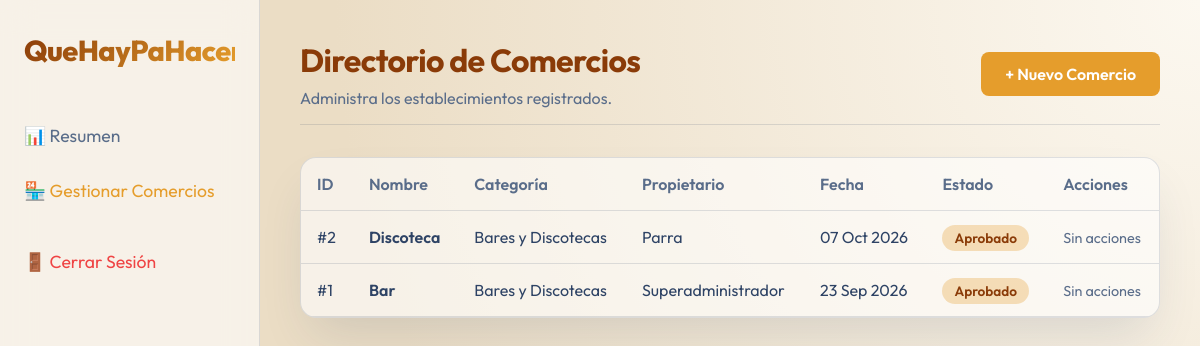
The page /comercios.php (signed in) on the database its author committed.
### tables this page shows
CREATE TABLE `comercios` (
  `id_comercio` int(11) NOT NULL AUTO_INCREMENT,
  `nombre` varchar(150) NOT NULL,
  `descripcion` text DEFAULT NULL,
  `direccion` varchar(255) NOT NULL,
  `telefono` varchar(20) DEFAULT NULL,
  `id_usuario_propietario` int(11) NOT NULL,
  `id_categoria` int(11) NOT NULL,
  `estado` enum('Pendiente','Aprobado','Rechazado') DEFAULT 'Pendiente',
  `fecha_creacion` datetime DEFAULT current_timestamp(),
  PRIMARY KEY (`id_comercio`),
  KEY `id_usuario_propietario` (`id_usuario_propietario`),
  KEY `id_categoria` (`id_categoria`),
  CONSTRAINT `comercios_ibfk_1` FOREIGN KEY (`id_usuario_propietario`) REFERENCES `usuarios` (`id_usuario`) ON DELETE CASCADE,
  CONSTRAINT `comercios_ibfk_2` FOREIGN KEY (`id_categoria`) REFERENCES `categorias` (`id_categoria`)
);

CREATE TABLE `categorias` (
  `id_categoria` int(11) NOT NULL AUTO_INCREMENT,
  `nombre` varchar(100) NOT NULL,
  `tipo` enum('Comercio','Turismo') NOT NULL,
  `descripcion` text DEFAULT NULL,
  PRIMARY KEY (`id_categoria`)
);

CREATE TABLE `usuarios` (
  `id_usuario` int(11) NOT NULL AUTO_INCREMENT,
  `nombre` varchar(100) NOT NULL,
  `email` varchar(150) NOT NULL,
  `password_hash` varchar(255) NOT NULL,
  `id_rol` int(11) NOT NULL,
  `fecha_registro` datetime DEFAULT current_timestamp(),
  `activo` tinyint(1) DEFAULT 1,
  PRIMARY KEY (`id_usuario`),
  UNIQUE KEY `email` (`email`),
  KEY `id_rol` (`id_rol`),
  CONSTRAINT `usuarios_ibfk_1` FOREIGN KEY (`id_rol`) REFERENCES `roles` (`id_rol`)
);

### comercios.php (the view, shortened to what this page needs)
<?php
require 'includes/db.php';
$comercios = [];
try {
    $sql = "SELECT c.id_comercio, c.nombre, c.estado, c.fecha_creacion, cat.nombre as categoria, u.nombre as propietario
            FROM Comercios c
            JOIN Categorias cat ON c.id_categoria = cat.id_categoria
            JOIN Usuarios u ON c.id_usuario_propietario = u.id_usuario
            ORDER BY c.fecha_creacion DESC";
    $stmt = $pdo->query($sql);
    $comercios = $stmt->fetchAll();
} catch (Exception $e) {
    $error = "Error al obtener comercios: " . $e->getMessage();
}
?>
<!DOCTYPE html>
<html lang="es">
<head>
    <link rel="stylesheet" href="assets/css/styles.css">
</head>
<body>
    <div class="dashboard-container">
        <aside class="sidebar">
            <h2 class="auth-logo" style="font-size: 1.8rem;">QueHayPaHacer</h2>
            <ul class="sidebar-nav">
                <li><a href="dashboard.php">📊 Resumen</a></li>
                <li><a href="comercios.php" class="active">🏪 Gestionar Comercios</a></li>
                <li style="margin-top: 2rem;"><a href="logout.php" style="color: #ef4444;">🚪 Cerrar Sesión</a></li>
            </ul>
        </aside>
        <main class="main-content fade-in-up">
            <div class="header">
                <div>
                    <h1 style="margin-bottom: 0.5rem;">Directorio de Comercios</h1>
                    <p style="color: var(--text-muted);">Administra los establecimientos registrados.</p>
                </div>
                <div>
                    <a href="crear_comercio.php" class="btn btn-primary">+ Nuevo Comercio</a>
                </div>
            </div>
            <div class="glass-panel table-container">
                <table>
                    <thead>
                        <tr>
                            <th>ID</th>
                            <th>Nombre</th>
                            <th>Categoría</th>
                            <th>Propietario</th>
                            <th>Fecha</th>
                            <th>Estado</th>
                            <th>Acciones</th>
                        </tr>
                    </thead>
                    <tbody>
                        <?php if (count($comercios) > 0): ?>
                            <?php foreach ($comercios as $c): ?>
                            <tr>
                                <td>#<?php echo $c->id_comercio; ?></td>
                                <td style="font-weight: 600;"><?php echo htmlspecialchars($c->nombre); ?></td>
                                <td><?php echo htmlspecialchars($c->categoria); ?></td>
                                <td><?php echo htmlspecialchars($c->propietario); ?></td>
                                <td><?php echo date('d M Y', strtotime($c->fecha_creacion)); ?></td>
                                <td>
                                    <span class="badge badge-<?php echo strtolower($c->estado); ?>">
                                        <?php echo $c->estado; ?>
                                    </span>
                                </td>
                                <td>
                                    <?php if ($c->estado == 'Pendiente' && $_SESSION['usuario_rol'] == 1): ?>
                                        <div style="display: flex; gap: 0.5rem;">
                                            <a href="cambiar_estado_comercio.php?id=<?php echo $c->id_comercio; ?>&estado=Aprobado"
                                               class="btn" style="padding: 0.2rem 0.6rem; font-size: 0.8rem; background-color: var(--secondary-color); color: white;">Aprobar</a>
                                            <a href="cambiar_estado_comercio.php?id=<?php echo $c->id_comercio; ?>&estado=Rechazado"
                                               class="btn" style="padding: 0.2rem 0.6rem; font-size: 0.8rem; background-color: #ef4444; color: white;">Rechazar</a>
                                        </div>
                                    <?php else: ?>
                                        <span style="color: var(--text-muted); font-size: 0.9rem;">Sin acciones</span>
                                    <?php endif; ?>
                                </td>
                            </tr>
                            <?php endforeach; ?>
                        <?php else: ?>
                            <tr>
                                <td colspan="7" style="text-align: center; color: var(--text-muted);">No hay comercios registrados aún.</td>
                            </tr>
                        <?php endif; ?>
                    </tbody>
                </table>
            </div>
        </main>
    </div>
</body>
</html>

### assets/css/styles.css (style rules this page uses)
:root { --primary-color: #E59D2C; --primary-hover: #CC8A24; --secondary-color: #F3D58D; --accent-color: #F59E0B; --bg-main: #EBDDC5; --bg-card: rgba(255, 255, 255, 0.6); --text-main: #2E4365; --text-muted: #5A6D8A; --border-color: rgba(46, 67, 101, 0.15); --glass-blur: blur(16px); --border-radius: 16px; --transition: all 0.3s ease; }
* { margin: 0; padding: 0; box-sizing: border-box; font-family: 'Outfit', sans-serif; }
body { background-color: var(--bg-main); color: var(--text-main); min-height: 100vh; display: flex; flex-direction: column; background: radial-gradient(circle at top right, #fcf8f0, var(--bg-main) 60%); background-attachment: fixed; }
h1, h2, h3, h4 { font-weight: 700; letter-spacing: -0.02em; color: #8A3B08; }
a { color: var(--primary-color); text-decoration: none; transition: var(--transition); }
.glass-panel { background: var(--bg-card); backdrop-filter: var(--glass-blur); -webkit-backdrop-filter: var(--glass-blur); border: 1px solid var(--border-color); border-radius: var(--border-radius); box-shadow: 0 25px 50px -12px rgba(46, 67, 101, 0.15); }
.btn { display: inline-flex; align-items: center; justify-content: center; padding: 0.75rem 1.5rem; font-weight: 600; border-radius: 8px; border: none; cursor: pointer; transition: var(--transition); font-size: 1rem; }
.btn-primary { background-color: var(--primary-color); color: white; }
.auth-logo { font-size: 2.5rem; font-weight: 800; margin-bottom: 0.5rem; background: linear-gradient(135deg, #8A3B08, #E59D2C); -webkit-background-clip: text; -webkit-text-fill-color: transparent; }
.fade-in-up { animation: fadeInUp 0.6s ease-out forwards; }

### comercios.php (style rules this page uses)
.dashboard-container { display: flex; min-height: 100vh; }
.sidebar { width: 260px; background: var(--bg-card); backdrop-filter: var(--glass-blur); border-right: 1px solid var(--border-color); padding: 2rem 1.5rem; }
.main-content { flex-grow: 1; padding: 2.5rem; }
.sidebar-nav { margin-top: 3rem; list-style: none; }
.sidebar-nav li { margin-bottom: 1rem; }
.sidebar-nav a { color: var(--text-muted); font-size: 1.1rem; display: flex; align-items: center; padding: 0.5rem 0; }
.sidebar-nav a:hover, .sidebar-nav a.active { color: var(--primary-color); }
.header { display: flex; justify-content: space-between; align-items: center; margin-bottom: 2rem; padding-bottom: 1rem; border-bottom: 1px solid var(--border-color); }
.table-container { width: 100%; overflow-x: auto; margin-top: 2rem; }
table { width: 100%; border-collapse: collapse; text-align: left; }
th, td { padding: 1rem; border-bottom: 1px solid var(--border-color); }
th { color: var(--text-muted); font-weight: 600; }
.badge { padding: 0.25rem 0.75rem; border-radius: 999px; font-size: 0.85rem; font-weight: 600; }
.badge-aprobado { background: rgba(229, 157, 44, 0.3); color: #8A3B08; }

### rows shown on the page
comercios: id_comercio "2", nombre "Discoteca", id_categoria.nombre "Bares y Discotecas", id_usuario_propietario.nombre "Parra", fecha_creacion "07 Oct 2026", estado "Aprobado", shows "Sin acciones"
comercios: id_comercio "1", nombre "Bar", id_categoria.nombre "Bares y Discotecas", id_usuario_propietario.nombre "Superadministrador", fecha_creacion "23 Sep 2026", estado "Aprobado", shows "Sin acciones"
